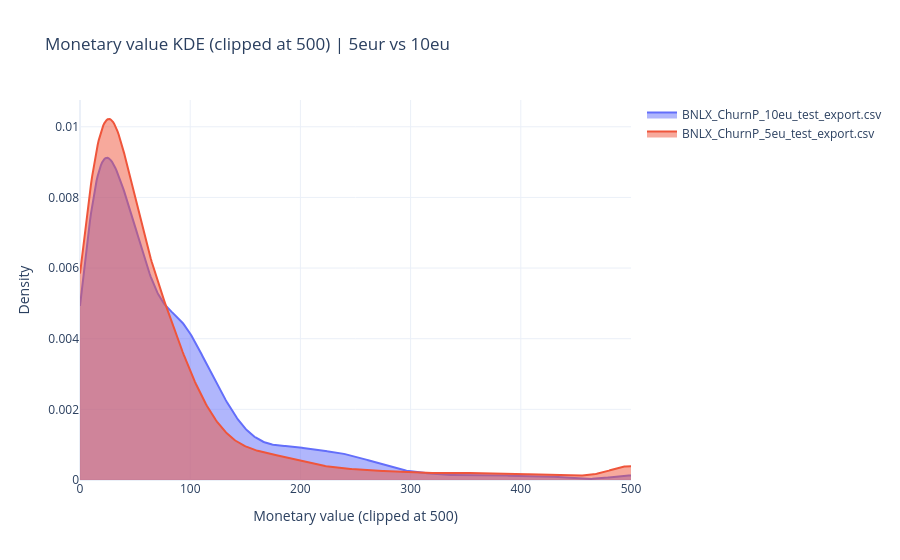

Here is the notebook cell this chart was saved with:
### Code cell
# Sanity check pattern we expec tto see 5eu lower better, 10eu higher better!
def plot_monetary_value_kde_top30(predicted_top30_per_treatment, clip_max=500):
    incentives = ["BNLX_ChurnP_5eu_test_export.csv", "BNLX_ChurnP_10eu_test_export.csv"]

    df_plot = predicted_top30_per_treatment.loc[
        predicted_top30_per_treatment["original_incentive_name"].isin(incentives),
        ["original_incentive_name", "monetary_value"]
    ].dropna(subset=["monetary_value"]).copy()

    df_plot["monetary_value"] = df_plot["monetary_value"].clip(upper=clip_max)

    x_grid = np.linspace(0, clip_max, 500)

    fig = go.Figure()

    for name, group in df_plot.groupby("original_incentive_name"):
        values = group["monetary_value"].values

        if len(values) < 2:
            continue

        kde = gaussian_kde(values)
        density = kde(x_grid)

        fig.add_trace(
            go.Scatter(
                x=x_grid,
                y=density,
                mode="lines",
                fill="tozeroy",
                name=name
            )
        )

    fig.update_layout(
        title=f"Monetary value KDE (clipped at {clip_max}) | 5eur vs 10eu",
        xaxis_title=f"Monetary value (clipped at {clip_max})",
        yaxis_title="Density",
        template="plotly_white"
    )

    fig.update_xaxes(range=[0, clip_max])

    fig.show()

plot_monetary_value_kde_top30(test_selected_multi_uplift, clip_max=500)

### Figure 1 — Plotly figure (JSON) as saved in the notebook; plotly's stock layout.template omitted (floating-point values rounded to 4 significant figures; data arrays with more than 128 entries replaced by an {"elided": "..."} marker saying what was removed)
{"data": [{"fill": "tozeroy", "mode": "lines", "name": "BNLX_ChurnP_10eu_test_export.csv", "type": "scatter", "x": {"elided": "500 float values"}, "y": {"elided": "500 float values"}}, {"fill": "tozeroy", "mode": "lines", "name": "BNLX_ChurnP_5eu_test_export.csv", "type": "scatter", "x": {"elided": "500 float values"}, "y": {"elided": "500 float values"}}], "layout": {"title": {"text": "Monetary value KDE (clipped at 500) | 5eur vs 10eu"}, "xaxis": {"range": [0, 500], "title": {"text": "Monetary value (clipped at 500)"}}, "yaxis": {"title": {"text": "Density"}}}}
